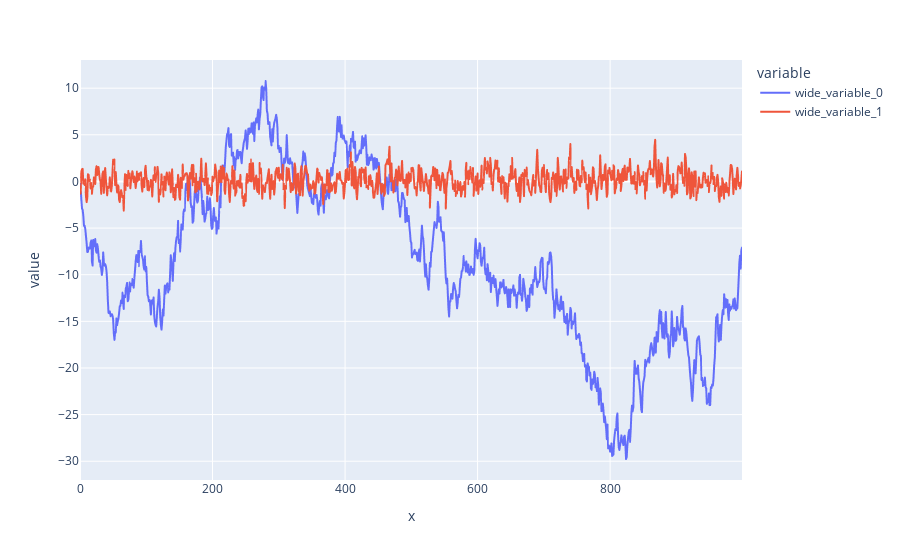

The cell this chart's notebook holds for it:
### Markdown cell above
### Cointegration

### Code cell
T = 1000
ρ = 0.5
u = np.random.normal(0,1,T)
v = np.random.normal(0,1,T)
x = np.zeros(T)
y = np.zeros(T)
for t in range(T):
    x[t] = x[t-1]+v[t]
    y[t] = ρ*y[t-1]+u[t]
px.line(y=[x,y],x=np.arange(T))

### Figure 1 — Plotly figure (JSON) as saved in the notebook; plotly's stock layout.template omitted (floating-point values rounded to 4 significant figures; data arrays with more than 128 entries replaced by an {"elided": "..."} marker saying what was removed)
{"data": [{"hovertemplate": "variable=wide_variable_0<br>x=%{x}<br>value=%{y}<extra></extra>", "legendgroup": "wide_variable_0", "line": {"color": "#636efa", "dash": "solid"}, "marker": {"symbol": "circle"}, "mode": "lines", "name": "wide_variable_0", "showlegend": true, "type": "scattergl", "x": {"elided": "1000 int values"}, "xaxis": "x", "y": {"elided": "1000 float values"}, "yaxis": "y"}, {"hovertemplate": "variable=wide_variable_1<br>x=%{x}<br>value=%{y}<extra></extra>", "legendgroup": "wide_variable_1", "line": {"color": "#EF553B", "dash": "solid"}, "marker": {"symbol": "circle"}, "mode": "lines", "name": "wide_variable_1", "showlegend": true, "type": "scattergl", "x": {"elided": "1000 int values"}, "xaxis": "x", "y": {"elided": "1000 float values"}, "yaxis": "y"}], "layout": {"legend": {"title": {"text": "variable"}, "tracegroupgap": 0}, "margin": {"t": 60}, "xaxis": {"anchor": "y", "domain": [0, 1], "title": {"text": "x"}}, "yaxis": {"anchor": "x", "domain": [0, 1], "title": {"text": "value"}}}}
